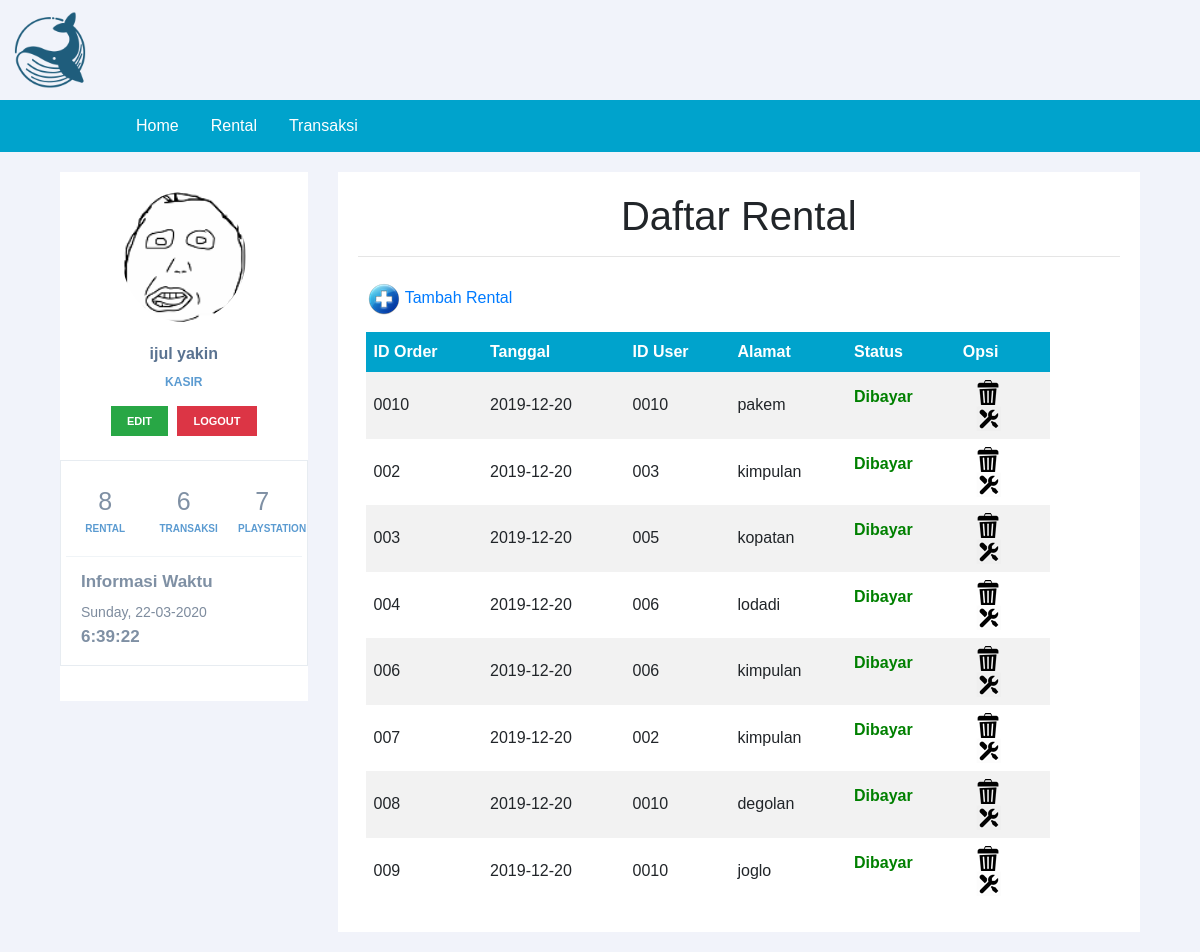
Screenshot of /halaman_kasir.php?page=rental (signed in) with the database file from the repository.
### tables this page shows
CREATE TABLE `orders` (
  `id_order` varchar(10) NOT NULL,
  `tanggal` date NOT NULL,
  `id_user` varchar(10) NOT NULL,
  `alamat` varchar(50) DEFAULT NULL,
  `status_order` varchar(50) NOT NULL
);

### rental.php (the view, shortened to what this page needs)
<h1><b>Daftar Rental</b></h1><hr>
<table width="700" border="0" cellpadding="2" cellspacing="1" >
  <tr>
    <td colspan="2"><a href="?page=rental_tambah"target="_self"><img src="images/add.png"> Tambah Rental</a></td>
  </tr>
  <tr>
    <td colspan="2"><table width="100%" class="daftar_tabel" border="0" cellspacing="0" cellpadding="2">
      <tr>
        <th><b>ID Order</b></th>
        <th><b>Tanggal</b></th>
        <th><b>ID User</b> </th>
		<th><b>Alamat</b> </th>
		<th><b>Status</b> </th>
		<th><b>Opsi</b> </th>
      </tr>
	  </td>
      <?php
	$ordersSql = "SELECT * from orders";
	$ordersQry = mysqli_query($koneksi, $ordersSql)  or die ("Query rental salah : ".mysql_error());
	 foreach($ordersQry as $ordersRow) {
	?>
      <tr>
		<td><?php echo $ordersRow['id_order']; ?></td>
		<td><?php echo $ordersRow['tanggal']; ?></td>
		<td><?php echo $ordersRow['id_user']; ?></td>
		<td><?php echo $ordersRow['alamat']; ?></td>
		<td><?php
          if ($ordersRow['status_order']=='Belum Dibayar') {
            echo "<p style='color:red;'><b>Belum Dibayar<b></p>";
          } else {
            echo "<p style='color:green;'><b>Dibayar<b></p>";
          }
          ?></td>
		 <td align="center"><a href="?page=rental_hapus&amp;Kode=<?php echo $ordersRow['id_order']; ?>" target="_self" alt="Delete Data" onclick="return confirm('ANDA YAKIN AKAN MENGHAPUS DATA PENTING INI ... ?')"><img src="images/delete.png"></a><br>&nbsp;&nbsp;&nbsp;<a href="?page=rental_edit&amp;kode=<?php echo $ordersRow['id_order']; ?>" target="_self" ><img src="images/edit.png"></a>
     </td>
		   </tr>
      <?php } ?>
    </table></td>

### halaman_kasir.php (shortened to what this page needs)
<!DOCTYPE html>
<html>
<head>
	<link rel="stylesheet" href="css/bootstrap.min.css">
	<link href="css/all.css" rel="stylesheet" type="text/css">
	<link rel="stylesheet" type="text/css" href="css/bootstrap.min.css">
	<link rel="stylesheet" type="text/css" href="style.css">
	<link rel="stylesheet" type="text/css" href="css/sidebar.css">
</head>
<body onload="startTime()">
	<a href="?page=home"><img src="images/logo.png" width="100" height="100"></a>
	<?php
	include'navbar_kasir.php';
	include_once 'koneksi.php';
	include'sidebar.php';
	?>
	<div class="col">
		<div class="profile-content">
			<?php include_once 'load.php'; ?>
		</div>
	</div>
</div>
</body>
</html>

### navbar_kasir.php
<div class="navigasi">
  <a href="?page=home">Home</a>
  <a href="?page=rental">Rental</a>
  <a href="?page=transaksi">Transaksi</a>
</div>

### sidebar.php
<div class="container">
	<div class="row profile">
		<div class="col-md-3">
			<div class="profile-sidebar">
				<div class="profile-userpic">
					<img src="images/account.png" class="img-responsive" alt="">
				</div>
				<div class="profile-usertitle">
					<div class="profile-usertitle-name">
						<?php echo $_SESSION['nama']; ?>
					</div>
					<div class="profile-usertitle-job">
						<?php echo $_SESSION['level']; ?>
					</div>
				</div>
				<div class="profile-userbuttons">
					<?php
					$username = $_SESSION['username'];
					$cek = mysqli_query($koneksi, "SELECT * FROM user where username = '$username'");
					$cek2 = mysqli_fetch_assoc($cek);
					?>
					<a type="button" href="?page=pengguna_edit&kode=<?php echo $cek2['id_user'] ?>" class="btn btn-success btn-sm">Edit</a>
					<a href="logout.php" type="button" onclick="return confirm('ANDA YAKIN AKAN KELUAR ... ?')" class="btn btn-danger btn-sm">Logout</a>
				</div>
				<span class="profile-desc-text"> &nbsp; </span>
				<div class="portlet light bordered">
					<div class="row list-separated profile-stat">
						<div class="col-md-4 col-sm-4 col-xs-6">
							<div class="uppercase profile-stat-title"> <?php
							$sql = "SELECT * FROM orders";
							$query = mysqli_query($koneksi,$sql);
							$count = mysqli_num_rows($query);
							echo " $count";
							?></div>
							<div class="uppercase profile-stat-text"> rental </div>
						</div>
						<div class="col-md-4 col-sm-4 col-xs-6">
							<div class="uppercase profile-stat-title"><?php
							$sql = "SELECT * FROM transaksi";
							$query = mysqli_query($koneksi,$sql);
							$count = mysqli_num_rows($query);
							echo " $count";
							?></div>
							<div class="uppercase profile-stat-text"> Transaksi </div>
						</div>
						<div class="col-md-4 col-sm-4 col-xs-6">
							<div class="uppercase profile-stat-title"> <?php
							$sql = "SELECT * FROM playstation";
							$query = mysqli_query($koneksi,$sql);
							$count = mysqli_num_rows($query);
							echo " $count";
							?> </div>
							<div class="uppercase profile-stat-text"> Playstation </div>
						</div>
					</div>
					<div>
						<h4 class="profile-desc-title">Informasi Waktu</h4>
						<span class="profile-desc-text"> <?php echo date('l, d-m-Y');?></span>
						<div id="txt" class="profile-desc-title"></div>
					</div></div>
				</div>
			</div>

### load.php (shortened to what this page needs)
<?php
if($_GET){
	switch ($_GET['page']) {
		case 'rental':
			include "rental.php";
			break;
	}
}
?>

### style.css (style rules this page uses)
body { font-family: sans-serif; background: #ebf9fb; }
h1 { text-align: center; font-weight: 300; }
.daftar_tabel { border-collapse: collapse; width: 100%; }
.daftar_tabel th, td { text-align: left; padding: 8px; }
.daftar_tabel tr:nth-child(even) { background-color: #f2f2f2 }
.daftar_tabel th { background-color: #00a3cc; color: white; }
.navigasi { overflow: hidden; background-color: #00a3cc; padding-left: 10%; }
.navigasi a { float: left; font-size: 16px; color: white; text-align: center; padding: 14px 16px; text-decoration: none; }

### css/sidebar.css (style rules this page uses)
body { background: #F1F3FA; }
.profile { margin: 20px 0; }
.profile-sidebar { padding: 20px 0 10px 0; background: #fff; }
.profile-userpic img { float: none; margin: 0 auto; width: 50%; height: 50%; margin-left: 25%; -webkit-border-radius: 50% !important; -moz-border-radius: 50% !important; border-radius: 50% !important; }
.profile-usertitle { text-align: center; margin-top: 20px; }
.profile-usertitle-name { color: #5a7391; font-size: 16px; font-weight: 600; margin-bottom: 7px; }
.profile-usertitle-job { text-transform: uppercase; color: #5b9bd1; font-size: 12px; font-weight: 600; margin-bottom: 15px; }
.profile-userbuttons { text-align: center; margin-top: 10px; }
.profile-userbuttons .btn { text-transform: uppercase; font-size: 11px; font-weight: 600; padding: 6px 15px; margin-right: 5px; }
.profile-userbuttons .btn:last-child { margin-right: 0px; }
.profile-content { padding: 20px; background: #fff; min-height: 460px; }
a, button, code, div, img, input, label, li, p, pre, select, span, svg, table, td, textarea, th, ul { -webkit-border-radius: 0!important; -moz-border-radius: 0!important; border-radius: 0!important; }
.dashboard-stat, .portlet { -webkit-border-radius: 4px; -moz-border-radius: 4px; -ms-border-radius: 4px; -o-border-radius: 4px; }
.portlet { margin-top: 0; margin-bottom: 25px; padding: 0; border-radius: 4px; }
.portlet.bordered { border-left: 2px solid #e6e9ec!important; }
.portlet.light { padding: 12px 20px 15px; background-color: #fff; }
.portlet.light.bordered { border: 1px solid #e7ecf1!important; }
.list-separated { margin-top: 10px; margin-bottom: 15px; }
.profile-stat { padding-bottom: 20px; border-bottom: 1px solid #f0f4f7; }
.profile-stat-title { color: #7f90a4; font-size: 25px; text-align: center; }
.uppercase { text-transform: uppercase!important; }
.profile-stat-text { color: #5b9bd1; font-size: 10px; font-weight: 600; text-align: center; }
.profile-desc-title { color: #7f90a4; font-size: 17px; font-weight: 600; }
.profile-desc-text { color: #7e8c9e; font-size: 14px; }

### rows the page displays
orders: id_order "0010", tanggal "2019-12-20", id_user "0010", alamat "pakem", status_order "Dibayar"
orders: id_order "002", tanggal "2019-12-20", id_user "003", alamat "kimpulan", status_order "Dibayar"
orders: id_order "003", tanggal "2019-12-20", id_user "005", alamat "kopatan", status_order "Dibayar"
orders: id_order "004", tanggal "2019-12-20", id_user "006", alamat "lodadi", status_order "Dibayar"
orders: id_order "006", tanggal "2019-12-20", id_user "006", alamat "kimpulan", status_order "Dibayar"
orders: id_order "007", tanggal "2019-12-20", id_user "002", alamat "kimpulan", status_order "Dibayar"
orders: id_order "008", tanggal "2019-12-20", id_user "0010", alamat "degolan", status_order "Dibayar"
orders: id_order "009", tanggal "2019-12-20", id_user "0010", alamat "joglo", status_order "Dibayar"

### other values shown
$_SESSION['nama'] "ijul yakin"
$_SESSION['level'] "KASIR"
$count "8"
$count "6"
$count "7"
